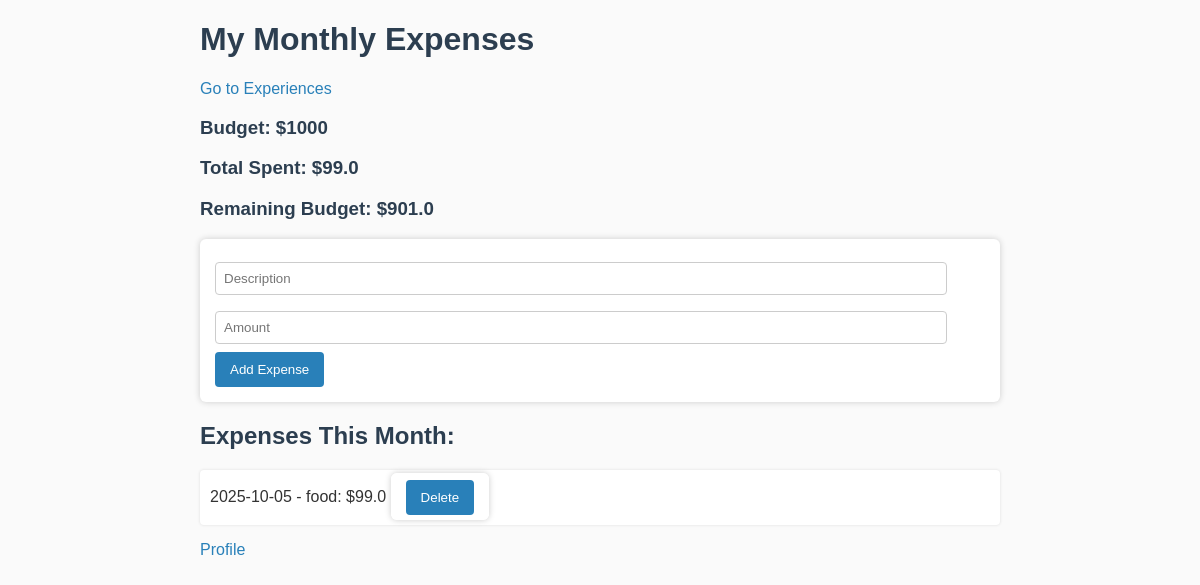
Screenshot of / (signed in) with the database file from the repository.
### app.py (models this page shows)
class Expense(db.Model):
    id = db.Column(db.Integer, primary_key=True)
    description = db.Column(db.String(100))
    amount = db.Column(db.Float)
    date = db.Column(db.Date)
    user_id = db.Column(db.Integer, db.ForeignKey('user.id'), nullable=False)

### app.py (the view)
@app.route('/')
@login_required
def home():
    budget = 1000  # Fixed monthly budget
    today = datetime.date.today()
    monthly_expenses = Expense.query.filter(
        Expense.user_id == current_user.id,
        Expense.date >= datetime.date(today.year, today.month, 1)
    ).all()
    total_spent = sum(e.amount for e in monthly_expenses)
    remaining_budget = budget - total_spent
    return render_template(
        'home.html',
        expenses=monthly_expenses,
        total_spent=total_spent,
        remaining_budget=remaining_budget
    )

### app.py (called while the page is built)
@login_manager.user_loader
def load_user(user_id):
    return User.query.get(int(user_id))

### templates/home.html (shortened to what this page needs)
<!DOCTYPE html>
<html>
<head>
    <link rel="stylesheet" href="{{ url_for('static', filename='styles.css') }}">
</head>
<body>
    <h1>My Monthly Expenses</h1>
    <p><a href="{{ url_for('experiences') }}">Go to Experiences</a></p>
    <h3>Budget: $1000</h3>
    <h3>Total Spent: ${{ total_spent }}</h3>
    <h3>Remaining Budget: ${{ remaining_budget }}</h3>
    <form action="{{ url_for('add_expense') }}" method="post">
        <input type="text" name="description" placeholder="Description" required>
        <input type="number" step="0.01" name="amount" placeholder="Amount" required>
        <button type="submit">Add Expense</button>
    </form>
    <h2>Expenses This Month:</h2>
    <ul>
        {% for expense in expenses %}
            <li>
                {{ expense.date }} - {{ expense.description }}: ${{ expense.amount }}
                <form action="{{ url_for('delete_expense', id=expense.id) }}" method="post" style="display:inline;">
                    <button type="submit">Delete</button>
                </form>
            </li>
        {% else %}
            <li>No expenses yet!</li>
        {% endfor %}
    </ul>
    <p><a href="{{ url_for('profile') }}">Profile</a></p>
<link rel="stylesheet" href="{{ url_for('static', filename='styles.css') }}">
</body>
</html>

### static/avatars/styles.css (style rules this page uses)
body { font-family: Arial, sans-serif; margin: 20px auto; max-width: 800px; background: #fafafa; color: #333; }
h1, h2, h3 { color: #2c3e50; }
a { color: #2980b9; text-decoration: none; }
form { margin-bottom: 20px; background: #fff; padding: 15px; border-radius: 6px; box-shadow: 0 0 6px #ccc; }
input[type=text], input[type=number], input[type=password], input[type=file] { width: 95%; padding: 8px; margin: 8px 0; box-sizing: border-box; border: 1px solid #ccc; border-radius: 4px; }
button { background-color: #2980b9; color: white; padding: 10px 15px; border: none; border-radius: 4px; cursor: pointer; }
ul { list-style-type: none; padding: 0; }
li { background: white; margin-bottom: 8px; padding: 10px; border-radius: 4px; box-shadow: 0 0 3px #ddd; }

### rows the page displays
Expense: date "2025-10-05", description "food", amount "99.0"

### other values shown
{{ total_spent }} "99.0"
{{ remaining_budget }} "901.0"
